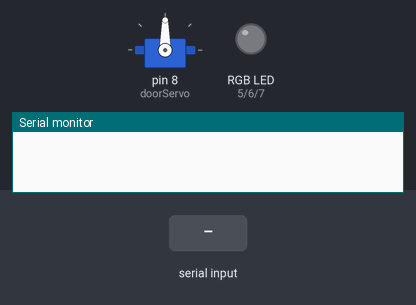
A sketch run on a simulated Arduino Uno, built with avr-gcc and run on an emulated ATmega328P. Parts: servo, an RGB LED mixed from three pins (HIGH = lit), the last lines printed to the serial monitor. The inputs (shaded band) are chosen by the test bench. Pins used as bus, display or sensor lines are not drawn.

Above: at 1.2 s.
1.3 s: "light on\n" received over Serial
At 1.7 s:
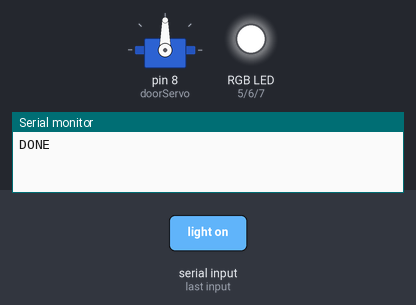
2.8 s: "purple\n" received over Serial
At 4.0 s:
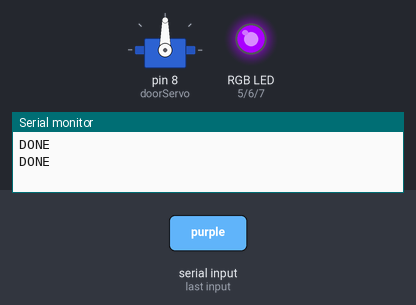
4.3 s: "green\n" received over Serial
At 5.1 s:
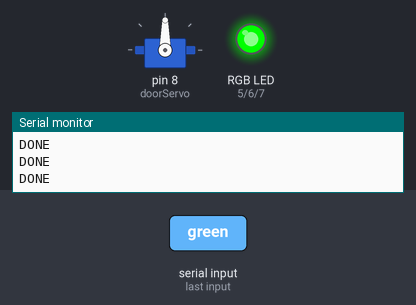
5.8 s: "red\n" received over Serial
At 6.1 s:
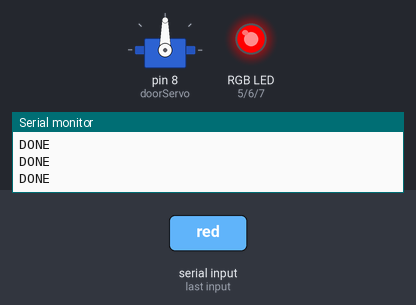
7.3 s: "blue\n" received over Serial
At 8.5 s:
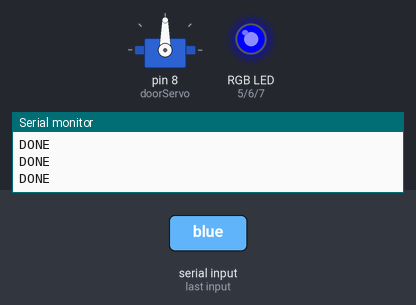
8.8 s: "yellow\n" received over Serial
At 9.7 s:
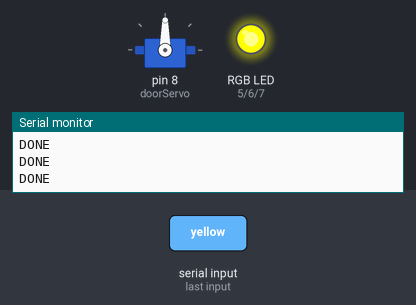
Timing chart, 0 to 11.3 s (numbered marks = the images above; inputs shaded):
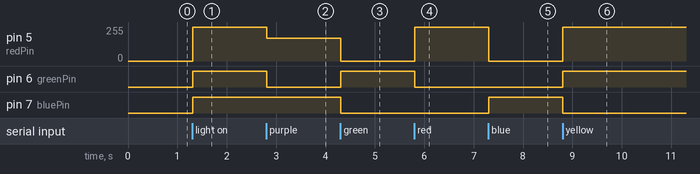

Measured:
- after the input at 1.3 s, pin 5 (redPin): 0/255 → 255/255 at once; pin 6 (greenPin), pin 7 (bluePin): LOW → HIGH at once
- after the input at 2.8 s, pin 5 (redPin): 255/255 → 170/255 at once; pin 6 (greenPin): HIGH → LOW at once
- after the input at 4.3 s, pin 5 (redPin): 170/255 → 0/255 at once; pin 6 (greenPin): LOW → HIGH at once; pin 7 (bluePin): HIGH → LOW at once
- after the input at 5.8 s, pin 5 (redPin): 0/255 → 255/255 at once; pin 6 (greenPin): HIGH → LOW at once
- after the input at 7.3 s, pin 5 (redPin): 255/255 → 0/255 at once; pin 7 (bluePin): LOW → HIGH at once
- after the input at 8.8 s, pin 5 (redPin): 0/255 → 255/255 at once; pin 6 (greenPin): LOW → HIGH at once; pin 7 (bluePin): HIGH → LOW at once

The sketch:

Robotics_Project.ino
```cpp
#include <Servo.h>
#include <SPI.h>
#include <MFRC522.h>

#define SS_PIN 10
#define RST_PIN 4
MFRC522 mfrc522(SS_PIN, RST_PIN);   // Create MFRC522 instance.

Servo doorServo;
String command = "";
int redPin= 5;
int greenPin = 6;
int bluePin = 7;

int ledMode=0;

void setup() {
  Serial.begin(9600);

  //Door pins
  doorServo.attach(8);
  doorServo.write(90);

  //RGB pins
  pinMode(redPin,  OUTPUT);
  pinMode(greenPin, OUTPUT);
  pinMode(bluePin, OUTPUT);

  Serial.begin(9600);   // Initiate a serial communication
  SPI.begin();      // Initiate SPI bus
  mfrc522.PCD_Init();   // Initiate MFRC522

}

void loop() {
  if (Serial.available()) {
    command = Serial.readStringUntil('\n');
    command.trim();
    if (command == "light on") {
      ledMode=1;
      setColor(255, 255, 255);
      Serial.println("DONE");
    }else if ((command == "purple") && (ledMode==1)) {
      setColor(170, 0, 255);
      Serial.println("DONE");
    }else if ((command=="green") && (ledMode==1)){
      setColor(0,  255, 0);
      Serial.println("DONE");
    } else if ((command=="red") && (ledMode==1)){
      setColor(255, 0, 0);
      Serial.println("DONE");
    } else if ((command=="blue") && (ledMode==1)){
      setColor(0, 0, 255);
      Serial.println("DONE");
    } else if ((command=="yellow") && (ledMode==1)){
      setColor(255, 255, 0);
      Serial.println("DONE");
    } else if ((command=="white") && (ledMode==1)){
      setColor(255, 255, 255);
      Serial.println("DONE");
    } else if ((command=="orange") && (ledMode==1)){
      setColor(255, 60, 0);
      Serial.println("DONE");
    } else if (command == "light off") {
      ledMode=0;
      setColor(0,  0, 0);
      Serial.println("DONE");
    } else if (command == "open door") {
      Serial.println("Waiting for card... (10 sec)");

      unsigned long startTime = millis();
      bool cardDetected = false;

      while (millis() - startTime < 10000) { // 10 sec scan
        if (mfrc522.PICC_IsNewCardPresent() && mfrc522.PICC_ReadCardSerial()) {
          cardDetected = true;
          break;
        }
      }
      if (!cardDetected) {
        Serial.println("No card detected");
        return;
      }
      // Show UID on serial monitor
      Serial.print("UID tag :");
      String content = "";
      for (byte i = 0; i < mfrc522.uid.size; i++) {
        Serial.print(mfrc522.uid.uidByte[i] < 0x10 ? " 0" : " ");
        Serial.print(mfrc522.uid.uidByte[i], HEX);
        content.concat(String(mfrc522.uid.uidByte[i] < 0x10 ? " 0" : " "));
        content.concat(String(mfrc522.uid.uidByte[i], HEX));
      }
      Serial.println();
      content.toUpperCase();

      if (content.substring(1) == "E2 0E 66 EE") {
        Serial.println("Authorized access, opening door");
        Serial.println("DONE");
        doorServo.write(0);
      } else {
        Serial.println("Access denied");
        Serial.println("DONE");
      }

    } else if (command == "close door") {
      doorServo.write(90);
      Serial.println("DONE");
    }
  }
}

void setColor(int redValue, int greenValue,  int blueValue) {
  analogWrite(redPin, redValue);
  analogWrite(greenPin,  greenValue);
  analogWrite(bluePin, blueValue);
}
```
